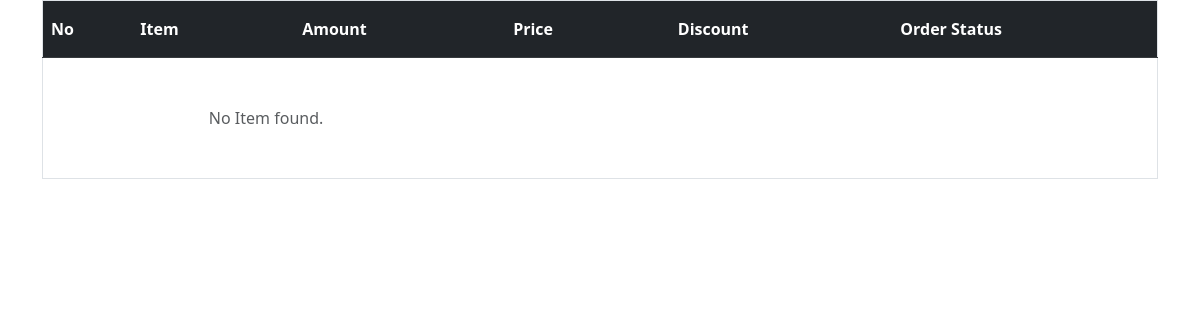
Page /order/detail/7/ on the earlier database version.
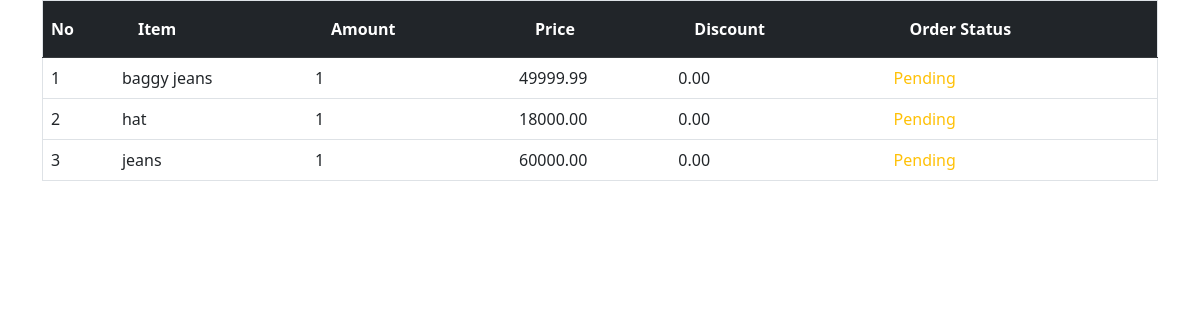
Same page on the later database version.
### my_app/models.py (models this page shows, shortened)
class OrderDetail(models.Model):
    item = models.ForeignKey(
        'Item',
        on_delete=models.PROTECT, # ပစ္စည်းစာရင်းကို ဖျက်လိုက်ပေမယ့် ရောင်းရတဲ့စာရင်း မပျက်စေချင်လို့ PROTECT သုံးတာ ပိုကောင်းပါတယ်
        related_name='orders_detail'
    )
    order_id =  models.ForeignKey(
        'Order',
        on_delete=models.PROTECT, # ပစ္စည်းစာရင်းကို ဖျက်လိုက်ပေမယ့် ရောင်းရတဲ့စာရင်း မပျက်စေချင်လို့ PROTECT သုံးတာ ပိုကောင်းပါတယ်
        related_name='order'
    )
    amount = models.IntegerField() # ဘယ်နှခုရောင်းရသလဲ
    price = models.DecimalField(max_digits=10, decimal_places=2)    # ရောင်းရစဉ်က ဈေးနှုန်း
    discount = models.DecimalField(max_digits=10, decimal_places=2, default=0.00) # ရောင်းရစဉ်က လျှော့ဈေး
    order_status = models.CharField(
        max_length=20,
        choices=ORDER_STATUS_CHOICES,
        default='pending'
    )
    is_deleted = models.BooleanField(default=False)
    created_at = models.DateTimeField(auto_now_add=True)
    updated_at = models.DateTimeField(auto_now=True)

class Item(models.Model):
    sub_category = models.ForeignKey(
        'SubCategory',
        on_delete=models.CASCADE,
        related_name='items'
    )
    created_by = models.ForeignKey(
        User,
        on_delete=models.SET_NULL,
        null=True,
        related_name='items_created'
    )
    name = models.CharField(max_length=200)
    amount = models.IntegerField(default=0)      # လက်ကျန်အရေအတွက်
    size = models.CharField(max_length=50, blank=True, null=True) # ဥပမာ- Large, 42, 10-inch
    buy_price = models.DecimalField(max_digits=10, decimal_places=2)
    sale_price = models.DecimalField(max_digits=10, decimal_places=2)
    is_discount = models.BooleanField(default=False)
    discount = models.DecimalField(max_digits=10, decimal_places=2, default=0.00)
    is_deleted = models.BooleanField(default=False)
    created_at = models.DateTimeField(auto_now_add=True)
    updated_at = models.DateTimeField(auto_now=True)
    image = models.ImageField(upload_to='items/', null=True, blank=True)

### my_app/views.py (the view)
# urls.py: path('order/detail/<int:pk>/', views.order_detail, name='order_detail'),
def order_detail(request, pk):
    order_items = OrderDetail.objects.filter(order_id=pk)
    paginator = Paginator(order_items, 10)
    page_number = request.GET.get('page')
    page_obj = paginator.get_page(page_number)
    return render(request, 'order/order_detail.html', {'order_items': page_obj})

### templates/order/order_detail.html (shortened to what this page needs)
{% extends 'base.html' %}
    {% block content %}
    <div class="main-card">
        <div class="table-responsive">
            <table class="table table-hover border">
                <thead class="table-dark">
                    <tr>
                         <th class="py-3">No</th>
                        <th class="py-3 px-4">Item</th>
                        <th class="py-3 px-4">Amount</th>
                        <th class="py-3 px-4">Price</th>
                        <th class="py-3 px-4">Discount</th>
                        <th class="py-3 px-4">Order Status</th>
                    </tr>
                </thead>
                <tbody>
                    {% for item in order_items %}
                    <tr>
                        <td>{{ order_items.start_index|add:forloop.counter0 }}</td>
                        <td>{{ item.item.name }}</td>
                        <td>{{ item.amount }}</td>
                        <td>{{ item.price }}</td>
                        <td>{{ item.discount }}</td>
                        <td>
                           <span class="fw-medium text-capitalize text-warning">{{ item.order_status }}</span>
                        </td>
                    </tr>
                    {% empty %}
                    <tr>
                        <td colspan="3" class="text-center py-5 text-muted">
                            No Item found.
                        </td>
                    </tr>
                    {% endfor %}
                </tbody>
            </table>
        </div>
    </div>
    {% endblock %}

Differences in the rows shown:
added OrderDetail: start_index|add "1", item.name "baggy jeans", amount "1", price "49999.99", discount "0.00", order_status "Pending"
added OrderDetail: start_index|add "2", item.name "hat", amount "1", price "18000.00", discount "0.00", order_status "Pending"
added OrderDetail: start_index|add "3", item.name "jeans", amount "1", price "60000.00", discount "0.00", order_status "Pending"
Other differences:
text no longer shown: "No Item found."
